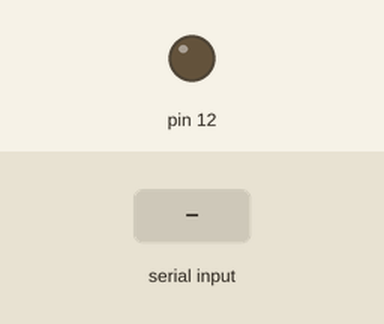
The sketch below on a simulated Arduino Uno, built with avr-gcc and run on an emulated ATmega328P. On the bench: output pins drawn as LEDs (lit = HIGH). Inputs (shaded band) come from the test bench.

Above: at 1.2 s.
1.3 s: "1" received over Serial
At 2.1 s:
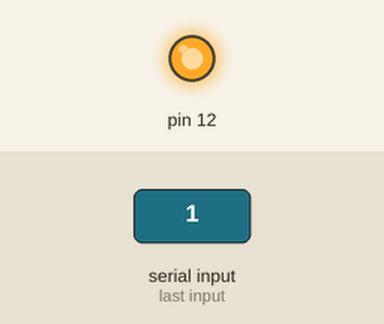
2.8 s: "0" received over Serial
At 3.2 s:
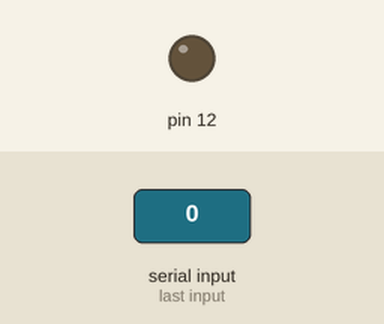
Timing chart, 0 to 5.8 s (numbered marks = the images above; inputs shaded):
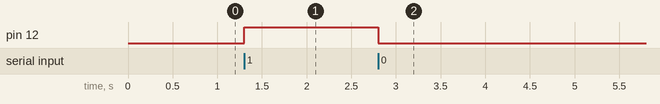

Measured:
- after the input at 1.3 s, pin 12: LOW → HIGH at once
- after the input at 2.8 s, pin 12: HIGH → LOW at once

The sketch:

btLED10.ino
```cpp
void setup() {
  Serial.begin(9600);
  pinMode(12,OUTPUT);
}
void loop() {
  if(Serial.available()>0)
{
  char a;
  a=Serial.read();
   if(a=='1')
   {
    digitalWrite(12,HIGH);
   }
    else if(a=='0')
   {
      digitalWrite(12,LOW);
   }
}}
```
